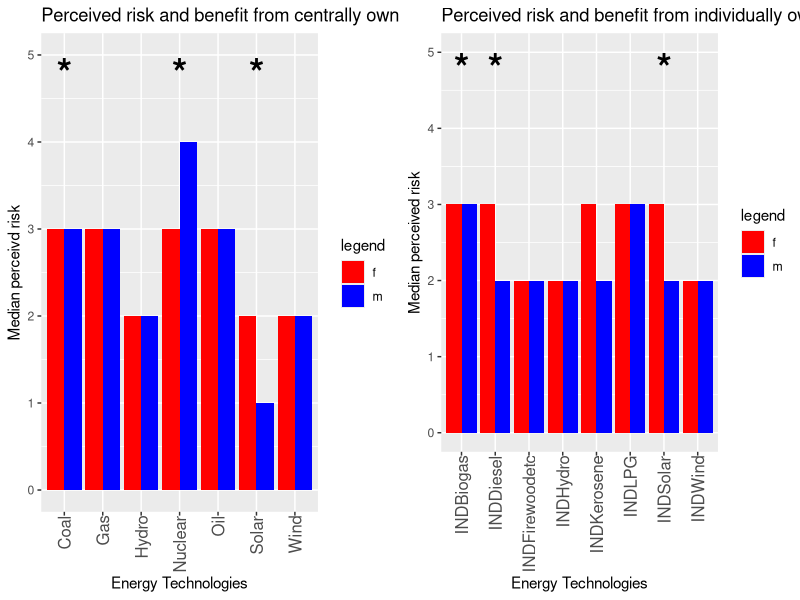

This chart was generated by the following R code: (Note: this script raises an error after producing the figure.)
## ---- chunk 1
  knitr::opts_chunk$set(warning = FALSE, message = FALSE)

suppressPackageStartupMessages(library(tidyverse))
suppressPackageStartupMessages(library(readxl))
suppressPackageStartupMessages(library(dplyr))
suppressPackageStartupMessages(library(tidyr))
suppressPackageStartupMessages(library(ggplot2))

## ---- chunk 2
knitr::opts_chunk$set(warning = FALSE, message = FALSE)
moduletwo <- read_excel(here::here("thesis_surveydata/political_factors_complete.xlsx"))
module2 <- data.frame(moduletwo)
module2[module2 == "Rather not say/ Don't know"] <- "Rather not say/Don't know"

# loaded data set for module 2 eco -pol variables and removes the rows with question number and question text
## ---- chunk 3
knitr::opts_chunk$set(warning = FALSE, message = FALSE)
#This chunk contains the coding schemes of various scales used in survey one: eco-political factors, kahan scale and acceptance scale
codedmodule2 <- module2 %>%
  
#remove row 1
  filter(!row_number() %in% c(1,2)) %>% 
  
# replace risky likert scale with numbers
  mutate_at(vars(starts_with("Risky")), funs(case_when(. =="Not at all risky" ~ 1, 
                                                       . =="Slightly risky" ~ 2, 
                                                       . =="Moderately risky" ~ 3, 
                                                       . =="Very risky" ~ 4, 
                                                       . =="Extremely risky" ~ 5))) %>%

# replace beneficial likert scale with numbers  
  mutate_at(vars(starts_with("Ben")), funs(case_when(. =="Not at all beneficial" ~ 1,
                                                     . =="Slightly beneficial" ~ 2,
                                                     . =="Moderately beneficial" ~ 3,
                                                     . =="Very beneficial" ~ 4,
                                                     . =="Extremely beneficial" ~ 5 ))) %>%

# replace nuclear acceptance likert scale with numbers
  mutate_at(vars(N_accept,N_reluctantlyaccept,N_reject), funs(case_when(. == "Strongly disagree" ~ 1, 
                                                                        . == "Somewhat disagree" ~ 2,
                                                                        . == "Neither agree nor disagree" ~3,
                                                                        . == "Somewhat agree" ~ 4,
                                                                        . == "Strongly agree" ~ 5))) %>%
  
# code likert scale for variables for Kahan scale into numbers
  mutate_at(vars(starts_with (c("K_I","K_H","DISPLACE", "POLLUTE", "HEALTH", "JOBS", "BEAUTY", "PRIDE", "NPRIDE", "DEV", "PROSPER", "RELY"))), funs(case_when(. == "Strongly disagree" ~ 1, 
               . == "Somewhat disagree" ~ 2,
               . == "Neither agree nor disagree" ~3,
               . == "Somewhat agree" ~ 4,
               . == "Strongly agree" ~ 5))) %>%
  
# reverse code for likert scale for variables for Kahan scale into numbers
  mutate_at(vars(starts_with (c("K_S","K_E"))), funs(case_when(. == "Strongly disagree" ~ 5, 
                                                               . == "Somewhat disagree" ~ 4,
                                                               . == "Neither agree nor disagree" ~3,
                                                               . == "Somewhat agree" ~ 2,
                                                               . == "Strongly agree" ~ 1))) %>%

# code eco-pol scale variables into numbers
  mutate_at(vars(SYSTEMDEMO,SYSTEMRELIGION,SYSTEMTECHNO,SYSTEMTOTAL,WEALTHLIM,MECHANISATION,DECISIONDECEN,INDUSTRYLARGE,ECONOMYGLOBAL,OWNERPVT,OWNERNOREG), funs(case_when(. == "Strongly disagree" ~ 1, 
                        . == "Somewhat disagree" ~ 2,
                        . == "Neither agree nor disagree" ~3,
                        . == "Somewhat agree" ~ 4,
                        . == "Strongly agree" ~ 5))) %>%

# reverse code eco-pol scale variables into numbers 
 mutate_at(vars(DECISIONCEN, INDUSTRYSMALL, ECONOMYLOCAL, ENVOVERDEV,OWNERPUB, OWNERREG), funs(case_when(. == "Strongly disagree" ~ 5, 
                                                                                                         . == "Somewhat disagree" ~ 4,
                                                                                                         . == "Neither agree nor disagree" ~3,
                                                                                                         . == "Somewhat agree" ~ 2,
                                                                                                         . == "Strongly agree" ~ 1)))

## ---- chunk 4

moduleone <- read_excel(here::here("thesis_surveydata/livelihood_insecurity_complete.xlsx"))
module1 <- data.frame(moduleone)

# loaded data set for module 2 eco -pol variables and removes the rows with question number and question text
## ---- chunk 5
#This chunk contains the coding schemes of various scales used in survey one: eco-political factors, kahan scale and acceptance scale
codedmodule1 <- module1 %>%
  
#remove row 1
  filter(!row_number() %in% c(1,2)) %>% 
  
# replace risky likert scale with numbers
  mutate_at(vars(starts_with("Risky")), funs(case_when(. =="Not at all risky" ~ 1, 
                                                       . =="Slightly risky" ~ 2, 
                                                       . =="Moderately risky" ~ 3, 
                                                       . =="Very risky" ~ 4, 
                                                       . =="Extremely risky" ~ 5))) %>%

# replace beneficial likert scale with numbers  
  mutate_at(vars(starts_with("Ben")), funs(case_when(. =="Not at all beneficial" ~ 1,
                                                     . =="Slightly beneficial" ~ 2,
                                                     . =="Moderately beneficial" ~ 3,
                                                     . =="Very beneficial" ~ 4,
                                                     . =="Extremely beneficial" ~ 5 ))) %>%

# replace nuclear acceptance likert scale with numbers
  mutate_at(vars(N_accept,N_reluctantlyaccept,N_reject), funs(case_when(. == "Strongly disagree" ~ 1, 
                                                                        . == "Somewhat disagree" ~ 2,
                                                                        . == "Neither agree nor disagree" ~3,
                                                                        . == "Somewhat agree" ~ 4,
                                                                        . == "Strongly agree" ~ 5)))

## ---- chunk 6

suppressPackageStartupMessages(library(tidyselect))
# combine codedmodule1 and codedmodule2

numcol2 <- codedmodule2 %>% add_column(Respondent = 1:1099, .before = "Language") 
numcol1 <- codedmodule1 %>% add_column(Respondent = 1099:2160, .before = "Language")

joineddf <-  full_join(numcol2, numcol1, by = c("Respondent", "Language", "Survey_Date", "State", "Risky_Hydro", "Risky_Solar", "Risky_Wind", "Risky_Nuclear", "Risky_Coal", "Risky_Gas", "Risky_Oil", "Risky_INDHydro", "Risky_INDSolar", "Risky_INDWind", "Risky_INDBiogas", "Risky_INDDiesel", "Risky_INDKerosene", "Risky_INDFirewoodetc", "Risky_INDLPG", "Ben_Hydro", "Ben_Solar", "Ben_Wind", "Ben_Nuclear", "Ben_Coal", "Ben_Gas", "Ben_Oil", "Ben_INDHydro", "Ben_INDSolar", "Ben_INDWind", "Ben_INDDiesel", "Ben_INDBiogas", "Ben_INDFirewoodetc", "Ben_INDLPG", "Ben_INDKerosene", "N_accept", "N_reluctantlyaccept", "N_reject", "age", "urban_rural", "gender", "caste", "religion", "religiontext")) 




## ---- chunk 7
library(dplyr)

demovars <- joineddf %>%
  select(starts_with("Risky"), starts_with("Ben"),urban_rural, gender, caste, religion, age, State)%>%
  mutate(religion = ifelse(religion == "Other (Please mention)", "Other", religion))




## ---- chunk 8
library(dplyr)

demovars_frisk <- demovars %>%
  select(starts_with("Risky"), gender) %>%
  filter(gender == "Female")%>%
  na.omit()


demovars_mrisk <- demovars %>%
  select(starts_with("Risky"), gender) %>%
  filter(gender == "Male") %>%
  na.omit()

  
sum_frisk <- demovars_frisk %>% 
    summarise(across(starts_with("Risky"), list(mean = mean, sd = sd, median = median, n = nrow))) %>%
    pivot_longer(cols = starts_with("Risky"), 
                                          names_to = c("Risky", "Technology", "stat"), 
                                          names_sep =  "_",
                                          values_to = "Value")%>%
    select(-Risky) %>%
    pivot_wider(names_from = stat, values_from = Value)%>%
    mutate(gender = "f")


sum_mrisk <- demovars_mrisk %>% 
    summarise(across(starts_with("Risky"), list(mean = mean, sd = sd, median = median, n = nrow))) %>%
    pivot_longer(cols = starts_with("Risky"), 
                                          names_to = c("Risky", "Technology", "stat"), 
                                          names_sep =  "_",
                                          values_to = "Value")%>%
                                         
    select(-Risky) %>%
    pivot_wider(names_from = stat, values_from = Value)%>%
    mutate(gender = "m")



## ---- chunk 9
library(ggplot2)

# Combine the two datasets
sum_gender <- rbind(sum_frisk, sum_mrisk)

# Plot

p1 <- sum_gender%>% 
  filter(Technology %in% c("Wind","Nuclear","Solar","Oil","Hydro","Gas","Coal")) %>%
  ggplot(aes(x=Technology, y= median, fill = gender))+
  geom_bar(stat="identity", position=position_dodge())+
  #geom_errorbar(aes(ymin=mean-sd, ymax=mean+sd), width=0.2, position=position_dodge(0.9)) +
  ylim(0,5)+
  scale_fill_manual(values=c("red", "blue"), name="legend")+
  labs(y = "Median perceivd risk", x = "Energy Technologies")+
  ggtitle("Perceived risk and benefit from centrally owned energy technologies by gender")+
  theme(axis.text.x = element_text(angle=90, hjust=1, vjust=0.5))+
  annotate("text", x=c("Solar", "Nuclear", "Coal"), y=4.8, label="*", size=10, fontface="bold") +
  theme(axis.text.x = element_text(angle=90, hjust=1, vjust=0.5, size=12, margin=margin(l=50)))


p2 <- sum_gender%>% 
  filter(Technology %in% c("INDHydro", "INDSolar", "INDWind", "INDBiogas","INDDiesel", "INDKerosene","INDFirewoodetc","INDLPG")) %>%
  ggplot(aes(x=Technology, y= median, fill = gender))+
  geom_bar(stat="identity", position=position_dodge())+
  #geom_errorbar(aes(ymin=mean-sd, ymax=mean+sd), width=0.2, position=position_dodge(0.9)) +
  ylim(0,5)+
  scale_fill_manual(values=c("red", "blue"), name="legend")+
  labs(y = "Median perceived risk", x = "Energy Technologies")+
  ggtitle("Perceived risk and benefit from individually owned energy technologies by gender")+
  theme(axis.text.x = element_text(angle=90, hjust=1, vjust=0.5)) +
  annotate("text", x=c("INDSolar", "INDBiogas", "INDDiesel"), y=4.8, label="*", size=10, fontface="bold") +
  theme(axis.text.x = element_text(angle=90, hjust=1, vjust=0.5, size=12, margin=margin(l=50)))


library(gridExtra)
grid.arrange(p1, p2, ncol = 2, widths = NULL)

## ---- chunk 10

# conducting non-parametric procedure : "Wilcoxon rank-sum test" to see how perception of risk may differ according to gender. 

library(broom)
library(stats)
library(dplyr)

male_risk<- demovars[demovars$gender == "Male",]$Risky_Nuclear 
female_risk <- demovars[demovars$gender == "Female",]$Risky_Nuclear 

wilcox.test(male_risk, female_risk, alternative = "two.sided")


Cmale_risk<- demovars[demovars$gender == "Male",]$Risky_Coal 
Cfemale_risk <- demovars[demovars$gender == "Female",]$Risky_Coal 

wilcox.test(Cmale_risk, Cfemale_risk, alternative = "two.sided")

demovars_mf <- demovars %>% 
  filter(gender %in% c("Male", "Female"))


wilcox_gender <- demovars_mf %>%
  select(starts_with("Risky")) %>%
  lapply(function(col) wilcox.test(col ~ gender, data = demovars_mf))


wilcox_mf <- do.call(rbind, wilcox_gender)

# results from this are used to mark significant differences in the bar graph above. 



## ---- chunk 11
library(ggplot2)
library(dplyr)
library(tidyr)

demovars_caste_long <- demovars_caste %>%
  pivot_longer(cols = starts_with("Risky_"), names_to = "technology", values_to = "perceived_risk") %>%
  mutate(technology = gsub("Risky_", "", technology)) %>%
        mutate(caste = ifelse(grepl("SC|Scheduled caste", caste), "SC", caste),
              caste = ifelse(grepl("ST|Scheduled Tribe", caste), "ST", caste),
              caste = ifelse(grepl("OBC|Other Backward Classes", caste), "OBC", caste))



## ---- chunk 12

library(ggplot2)


# Subset dataframe with IND prefix
demovars_caste_long_ind <- demovars_caste_long %>% 
  filter(str_starts(technology, "IND"))%>%
   group_by(caste, technology) %>% 
  summarize(median_perceived_risk = median(perceived_risk))

table(demovars_caste_long_ind)

# Create bar graph with IND prefix 
ggplot(demovars_caste_long_ind, aes(x = technology, y = median_perceived_risk, fill = caste)) +
  geom_bar(stat = "identity", position = "dodge") +
  labs(title = "Median Perceived Risk by Caste Groups for Technologies with IND Prefix",
       x = "Technology", y = "Median Perceived Risk") +
  theme(axis.text.x = element_text(angle = 90, vjust = 0.5)) # Rotate x-axis labels

# Subset dataframe without IND prefix
demovars_caste_long_not_ind <- demovars_caste_long %>% 
  filter(!str_starts(technology, "IND"))%>%
   group_by(caste, technology) %>% 
  summarize(median_perceived_risk = median(perceived_risk))

# Create bar graph without IND prefix 

ggplot(demovars_caste_long_not_ind, aes(x = technology, y = median_perceived_risk, fill = caste)) +
  geom_bar(stat = "identity", position = "dodge") +
  labs(title = "Median Perceived Risk by Caste Groups for Technologies without IND Prefix",
       x = "Technology", y = "Median Perceived Risk") +
  theme(axis.text.x = element_text(angle = 90, vjust = 0.5)) # Rotate x-axis labels


## ---- chunk 13

# print the head of the file
head(demovars_caste_long)


# Show the group/caste levels

demovars_caste_long$caste <- factor(demovars_caste_long$caste)
levels(demovars_caste_long$caste)

# compute summary statistic by groups 
library(dplyr)
summary_caste <- group_by(demovars_caste_long, caste) %>%
  summarise(
    count = n(),
    mean = mean(perceived_risk, na.rm = TRUE),
    sd = sd(perceived_risk, na.rm = TRUE),
    median = median(perceived_risk, na.rm = TRUE),
    IQR = IQR(perceived_risk, na.rm = TRUE)
  )


summary(summary_caste)

library(ggplot2)

# Create the box plot with median values



## ---- chunk 14

demovars_caste_long$technology <- factor(demovars_caste_long$technology)
levels(demovars_caste_long$technology)


kruskal.test(perceived_risk ~ caste, data = demovars_caste_long)

pairwise.wilcox.test(demovars_caste_long$perceived_risk, demovars_caste_long$caste,
                 p.adjust.method = "BH")

library(dplyr)
#for Nuclear
Nuclear_caste <- demovars_caste_long %>%
  filter(technology == "Nuclear")

pairwise.wilcox.test(Nuclear_caste$perceived_risk, Nuclear_caste$caste,
                 p.adjust.method = "BH")


# For Coal
Coal_caste <- demovars_caste_long %>%
  filter(technology == "Coal")
pairwise.wilcox.test(Coal_caste$perceived_risk, Coal_caste$caste, p.adjust.method = "BH")

# For Gas
Gas_caste <- demovars_caste_long %>%
  filter(technology == "Gas")
pairwise.wilcox.test(Gas_caste$perceived_risk, Gas_caste$caste, p.adjust.method = "BH")

# For Hydro
Hydro_caste <- demovars_caste_long %>%
  filter(technology == "Hydro")
pairwise.wilcox.test(Hydro_caste$perceived_risk, Hydro_caste$caste, p.adjust.method = "BH")

# For INDBiogas
INDBiogas_caste <- demovars_caste_long %>%
  filter(technology == "INDBiogas")
pairwise.wilcox.test(INDBiogas_caste$perceived_risk, INDBiogas_caste$caste, p.adjust.method = "BH")

# For INDDiesel
INDDiesel_caste <- demovars_caste_long %>%
  filter(technology == "INDDiesel")
pairwise.wilcox.test(INDDiesel_caste$perceived_risk, INDDiesel_caste$caste, p.adjust.method = "BH")

# For INDFirewoodetc
INDFirewoodetc_caste <- demovars_caste_long %>%
  filter(technology == "INDFirewoodetc")
pairwise.wilcox.test(INDFirewoodetc_caste$perceived_risk, INDFirewoodetc_caste$caste, p.adjust.method = "BH")

# For INDHydro
INDHydro_caste <- demovars_caste_long %>%
  filter(technology == "INDHydro")
pairwise.wilcox.test(INDHydro_caste$perceived_risk, INDHydro_caste$caste, p.adjust.method = "BH")

# For INDKerosene
INDKerosene_caste <- demovars_caste_long %>%
  filter(technology == "INDKerosene")
pairwise.wilcox.test(INDKerosene_caste$perceived_risk, INDKerosene_caste$caste, p.adjust.method = "BH")

# For INDLPG
INDLPG_caste <- demovars_caste_long %>%
  filter(technology == "INDLPG")
pairwise.wilcox.test(INDLPG_caste$perceived_risk, INDLPG_caste$caste, p.adjust.method = "BH")

# For INDSolar
INDSolar_caste <- demovars_caste_long %>%
  filter(technology == "INDSolar")
pairwise.wilcox.test(INDSolar_caste$perceived_risk, INDSolar_caste$caste, p.adjust.method = "BH")

# For INDWind
INDWind_caste <- demovars_caste_long %>%
  filter(technology == "INDWind")
pairwise.wilcox.test(INDWind_caste$perceived_risk, INDWind_caste$caste, p.adjust.method = "BH")

# For Oil
Oil_caste <- demovars_caste_long %>%
  filter(technology == "Oil")
pairwise.wilcox.test(Oil_caste$perceived_risk, Oil_caste$caste, p.adjust.method = "BH")


# For Solar
Solar_caste <- demovars_caste_long %>%
  filter(technology == "Solar")
pairwise.wilcox.test(Solar_caste$perceived_risk, Solar_caste$caste, p.adjust.method = "BH")



# For Wind
Wind_caste <- demovars_caste_long %>%
  filter(technology == "Wind")
pairwise.wilcox.test(Wind_caste$perceived_risk, Wind_caste$caste, p.adjust.method = "BH")



#not finding any significant differences in the medians 

## ---- chunk 15

demovars_urban_rural <-  demovars %>%
  select(starts_with("Risky"), urban_rural) %>%
  pivot_longer(cols = starts_with("Risky_"), names_to = "technology", values_to = "perceived_risk") %>%
  mutate(technology = gsub("Risky_", "", technology)) %>%
  na.omit()


pairwise.wilcox.test(demovars_urban_rural$perceived_risk, demovars_urban_rural$urban_rural, p.adjust.method = "BH")

